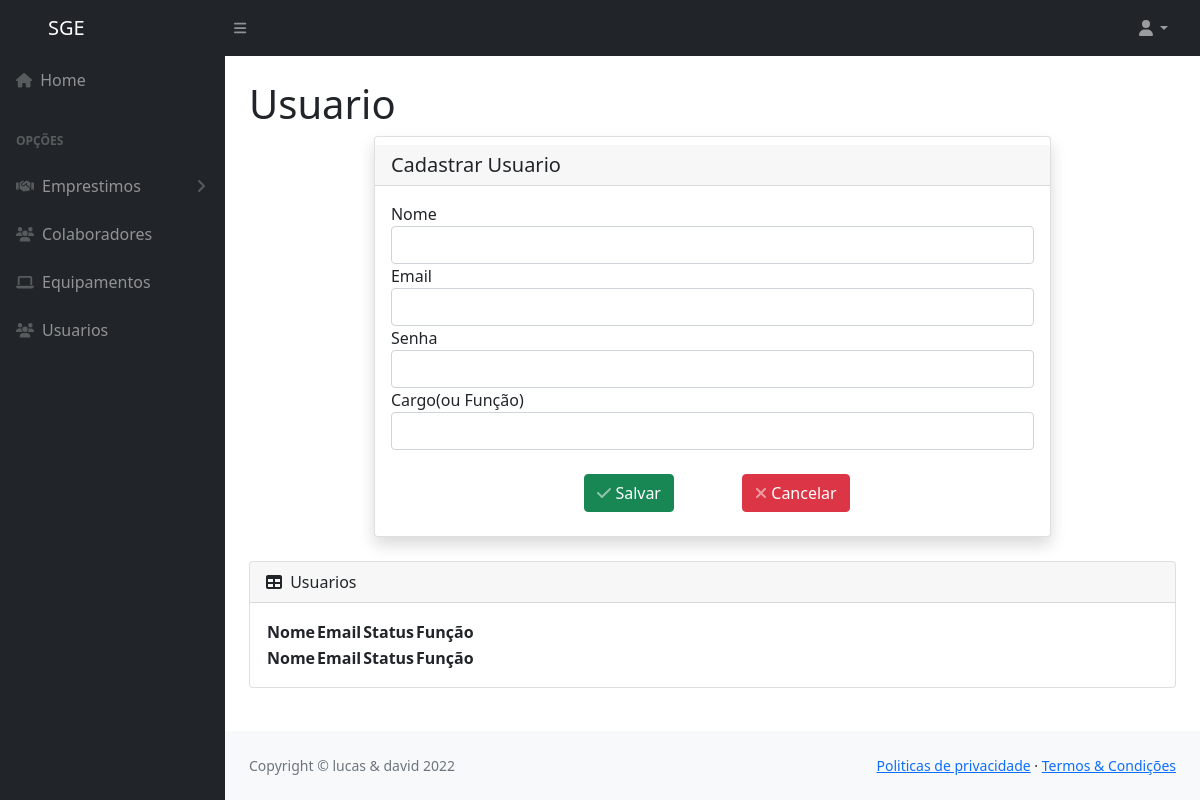
The app's page /cadastrarUsuario/, older data.
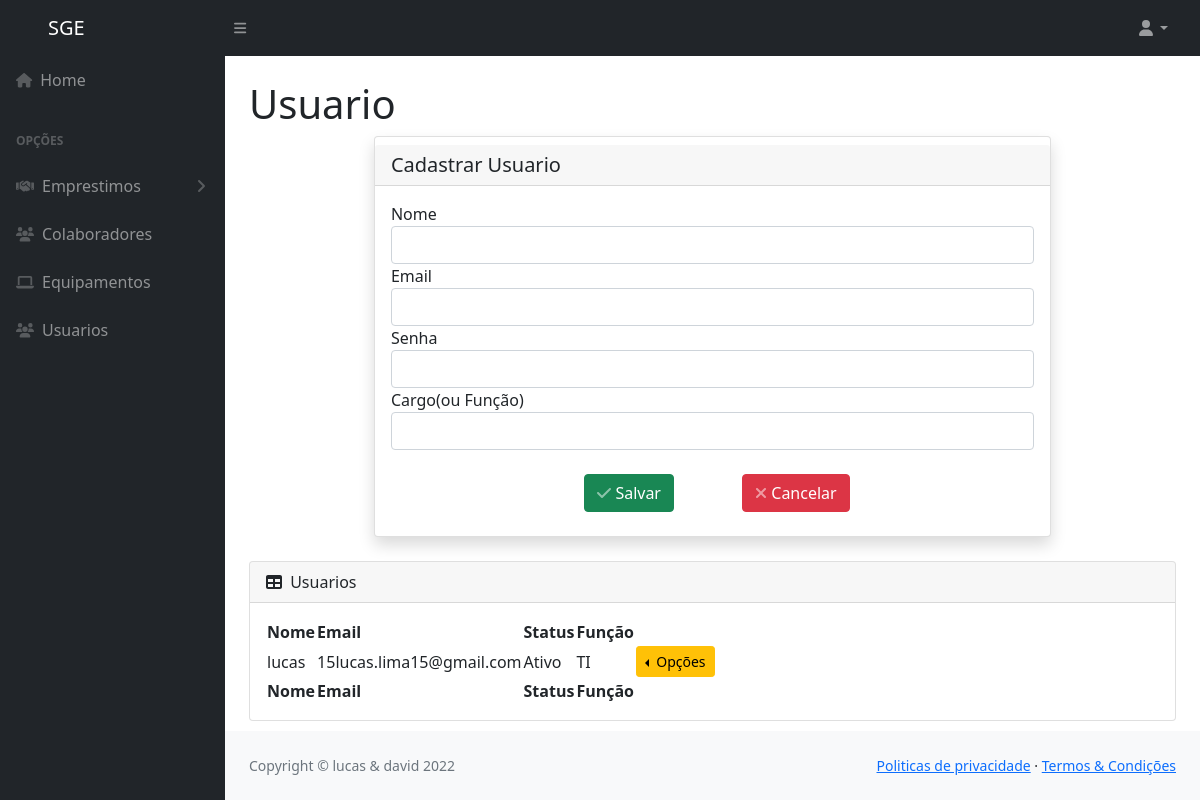
The same page, newer data.
### core/models.py (models this page shows, shortened)
class Usuario(User):
    setor = models.CharField(
        max_length=100,
        null=False,
        blank=False,
    )
    status = models.IntegerField(
        choices=STATUS_CHOICES,
        default=0,
        null=False
    )

### core/views.py (the view, shortened to what this page needs)
# urls.py: path('cadastrarUsuario/', cadastrarUsuario, name='cadastrarUsuario'),
def cadastrarUsuario(request):
    if request.method == "GET":
        usuarios = Usuario.objects.all()
        context = {}
        context['usuarios'] = usuarios
        return render(request, template_name='gerenciarAcesso/registrarUsuario/registro.html', context=context)

### core/templates/gerenciarAcesso/registrarUsuario/registro.html (shortened to what this page needs)
{% extends 'base.html' %}
{% block tituloPagina %}
<h1 class="mt-4">Usuario</h1>
{% endblock tituloPagina %}
{% block conteudo %}
<div class="container d-flex justify-content-center">
  <div class="card w-75 shadow h-100 py-2">
      <h5 class="card-header">Cadastrar Usuario</h5>
      <div class="card-body">
          <form action="{% url 'cadastrarUsuario'%}" method="post">
              <div class="form-row">
                <div class="form-group col-md-12">
                  <label for="nome">Nome</label>
                  <input type="text" id="nome" class="form-control" name="nome" required>
                </div>
                <div class="form-group col-md-12">
                  <label for="email">Email</label>
                  <input type="email" class="form-control" name="email" required>
                </div>
              </div>
              <div class="form-group col-md-12">
                <label for="password">Senha</label>
                <input type="password" class="form-control" name="password" required>
              </div>
              <div class="form-group col-md-12">
                <label for="setor">Cargo(ou Função)</label>
                <input type="text" class="form-control" name="setor">
              </div>
              <br>
              <div class="d-flex justify-content-center row">
                <div class="col-12 col-md-3 text-center">
                    <button type="submit" class="btn btn-success btn-icon-split">
                        <span class="icon text-white-50">
                            <i class="fas fa-check"></i>
                        </span>
                        <span class="text">Salvar</span>
                    </button>
                </div>
                <div class="col-12 col-md-3 text-center">
                    <button type="reset" class="btn btn-danger btn-icon-split">
                        <span class="icon text-white-50">
                            <i class="fas fa-close"></i>
                        </span>
                        <span class="text">Cancelar</span>
                    </button>
                </div>
            </div>
            </form>
      </div>
    </div>
</div>
    <div class="card mt-4">
      <div class="card-header">
          <i class="fas fa-table me-1"></i>
          Usuarios
      </div>
      <div class="card-body">
          <table id="datatablesSimple">
              <thead>
                  <tr>
                      <th>Nome</th>
                      <th>Email</th>
                      <th>Status</th>
                      <th>Função</th>
                  </tr>
              </thead>
              <tfoot>
                  <tr>
                    <th>Nome</th>
                    <th>Email</th>
                    <th>Status</th>
                    <th>Função</th>
                  </tr>
              </tfoot>
              <tbody>
                {% for item in usuarios %}
                <tr>
                  <td>{{item.username}}</td>
                  <td>{{item.email}}</td>
                  <td>
                    {% if item.status == 1 %}
                        Ativo
                    {% else %}
                        Inativo
                    {% endif %}
            </td>
                  <td>{{item.setor}}</td>
                  <td class="text-center">
                    <div class="btn-group dropstart">
                        <button type="button"
                            class="btn btn-warning btn-sm dropdown-toggle"
                            data-bs-toggle="dropdown" aria-expanded="false">
                            Opções
                        </button>
                    </div>
                </td>
              </tr>
                {% endfor %}
              </tbody>
          </table>
      </div>
  </div>
{% endblock conteudo %}

### core/templates/base.html (shortened to what this page needs)
{% load static %}
<!DOCTYPE html>
<html lang="en">
    <head>
        <link href= "https://cdn.jsdelivr.net/npm/simple-datatables@latest/dist/style.css" rel="stylesheet" />
        <link href= {% static 'css/styles.css' %} rel="stylesheet" />
    </head>
    <body class="sb-nav-fixed">
        <nav class="sb-topnav navbar navbar-expand navbar-dark bg-dark">
            <a class="navbar-brand ps-5" href="">SGE</a>
            <button class="btn btn-link btn-sm order-1 order-lg-0 me-4 me-lg-0" id="sidebarToggle" href="#!"><i class="fas fa-bars"></i></button>
            <ul class="navbar-nav ms-auto ms-md-0 me-3 me-lg-4">
                <li class="nav-item dropdown">
                    <a class="nav-link dropdown-toggle" id="navbarDropdown" href="#" role="button" data-bs-toggle="dropdown" aria-expanded="false"><i class="fas fa-user fa-fw"></i></a>
                </li>
            </ul>
        </nav>
        <div id="layoutSidenav">
            <div id="layoutSidenav_nav">
                <nav class="sb-sidenav accordion sb-sidenav-dark" id="sidenavAccordion">
                    <div class="sb-sidenav-menu">
                        <div class="nav">
                            <a class="nav-link" href="{% url 'index'%}">
                                <div class="sb-nav-link-icon"><i class="fa-solid fa-house"></i></div>
                                Home
                            </a>
                            <div class="sb-sidenav-menu-heading">Opções</div>
                            <a class="nav-link collapsed" href="#" data-bs-toggle="collapse" data-bs-target="#collapseLayouts" aria-expanded="false" aria-controls="collapseLayouts">
                                <div class="sb-nav-link-icon"><i class="fa-solid fa-handshake"></i></div>
                                Emprestimos
                                <div class="sb-sidenav-collapse-arrow"><i class="fas fa-angle-down"></i></div>
                            </a>
                            <a class="nav-link" href="{% url 'cadastrarColaborador' %}">
                                <div class="sb-nav-link-icon"><i class="fa-solid fa-users"></i></i></div>
                                Colaboradores
                            </a>
                            <a class="nav-link" href="{% url 'cadastrarEquipamento'%}">
                                <div class="sb-nav-link-icon"><i class="fa-solid fa-laptop"></i></div>
                                Equipamentos
                            </a>
                            <a class="nav-link" href="{% url 'cadastrarUsuario' %}">
                                <div class="sb-nav-link-icon"><i class="fa-solid fa-users"></i></i></div>
                                Usuarios
                            </a>
                        </div>
                    </div>
                </nav>
            </div>
            <div id="layoutSidenav_content">
                <main>
                    <div class="container-fluid px-4">
                        {% block tituloPagina %}{% endblock tituloPagina %}
                        {% block conteudo %}{% endblock conteudo %}
                    </div>
                </main>
                <footer class="py-4 bg-light mt-auto">
                    <div class="container-fluid px-4">
                        <div class="d-flex align-items-center justify-content-between small">
                            <div class="text-muted">Copyright &copy; lucas & david 2022</div>
                            <div>
                                <a href="#">Politicas de privacidade</a>
                                &middot;
                                <a href="#">Termos &amp; Condições</a>
                            </div>
                        </div>
                    </div>
                </footer>
            </div>
        </div>

### core/templates/modais/editarUsuarioModal.html (shortened to what this page needs)
{% load static %}

Row changes from the older to the newer data that the page shows:
added Usuario: username "lucas", email "15lucas.lima15@gmail.com", status "Ativo", setor "TI"
